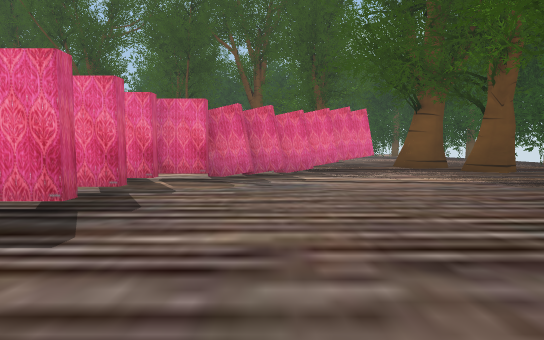
View 1 (above)

23 first-person views from a walk through a 3-D level made in the Unity game engine. The camera is 1.3 m above the floor, tilts 4° down and sees 80° across. The floor is counted in squares, 2 m on a side. Each view is taken from the middle of a square. On the plan, view 1 faces up. The plan holds only what a view shows up to about 10 squares ahead; the rest is blank. The place goes on beyond the plan.

View 2
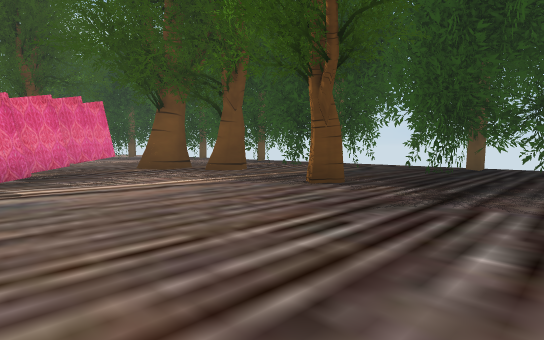

View 3
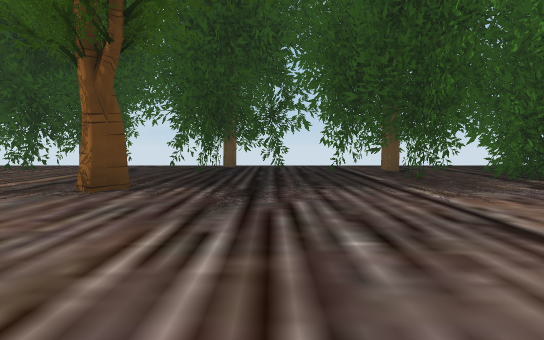

View 4
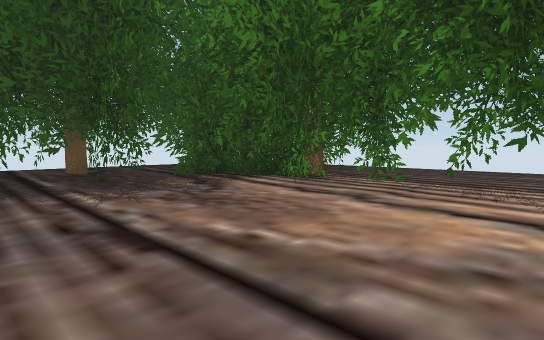

View 5
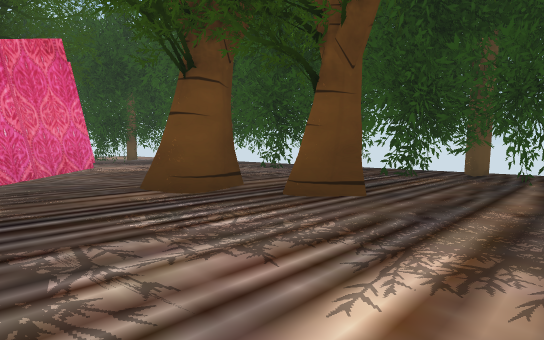

View 6
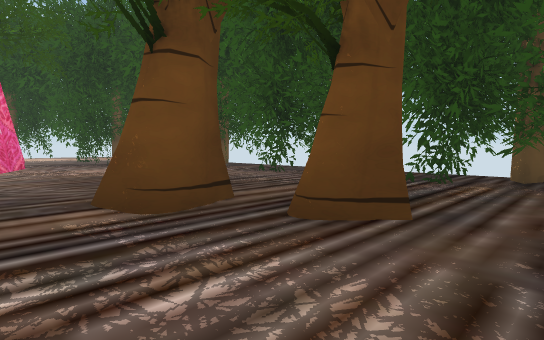

View 7
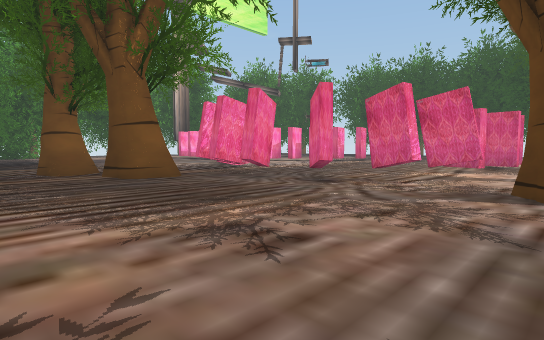

View 8
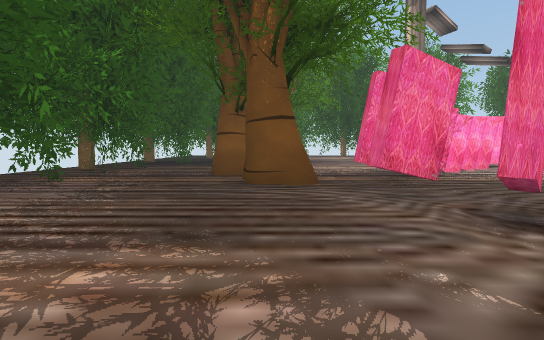

View 9
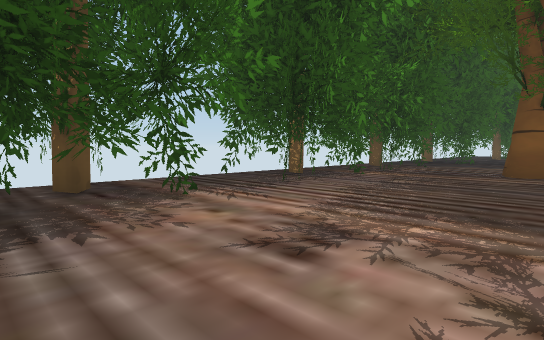

View 10
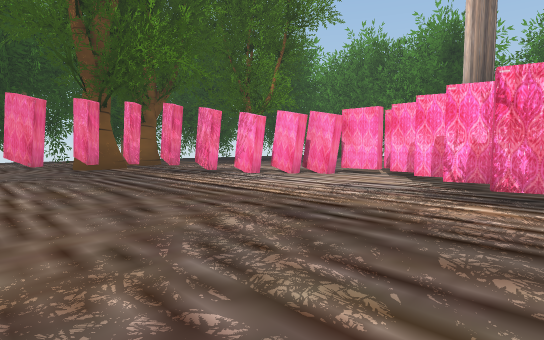

View 11
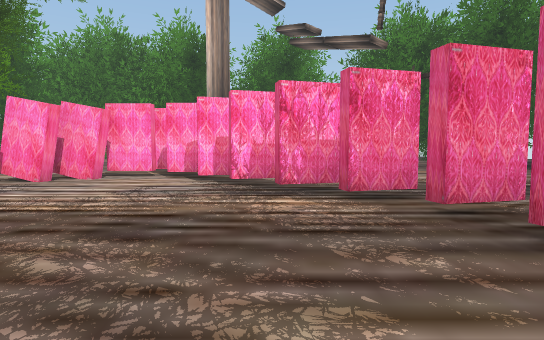

View 12
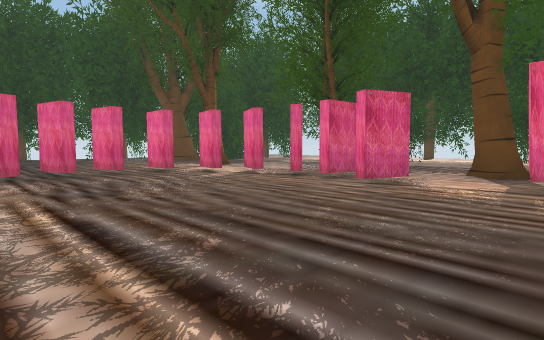

View 13
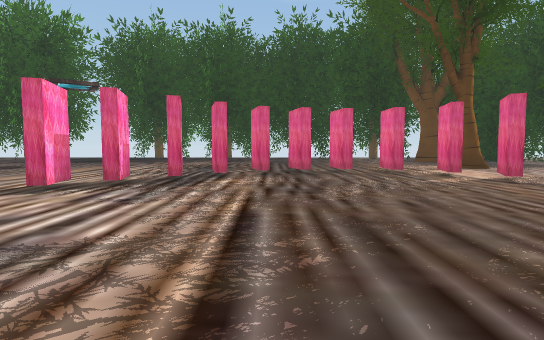

View 14
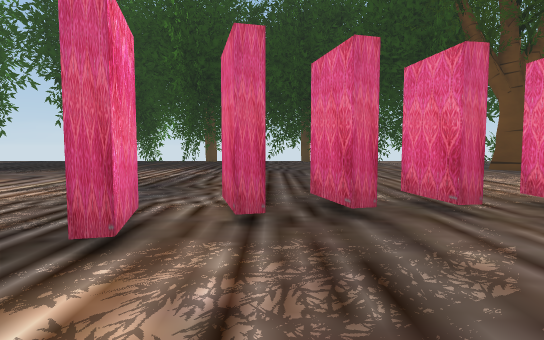

View 15
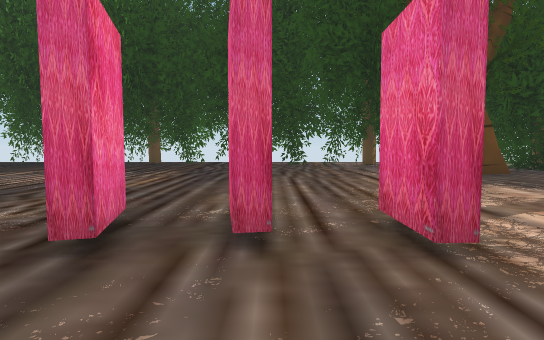

View 16
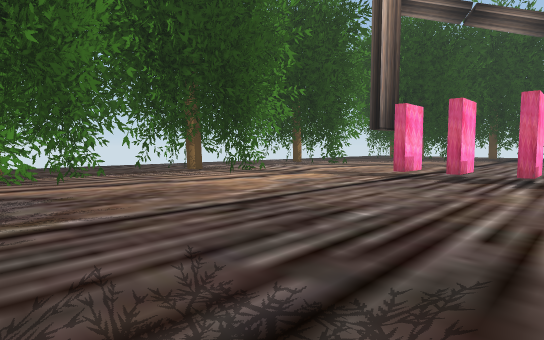

View 17
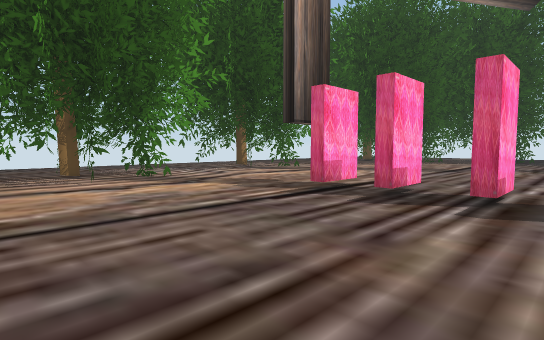

View 18
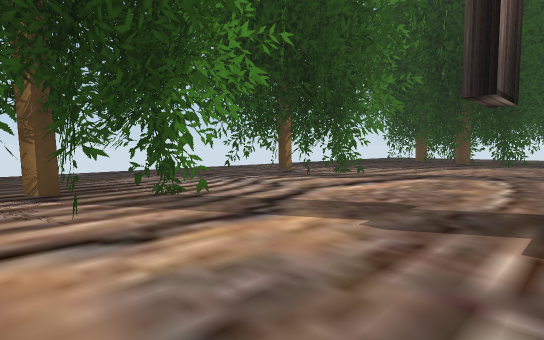

View 19
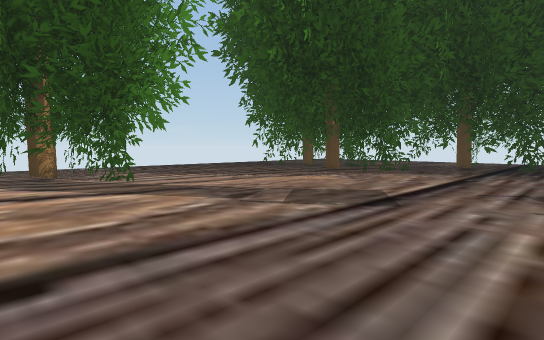

View 20
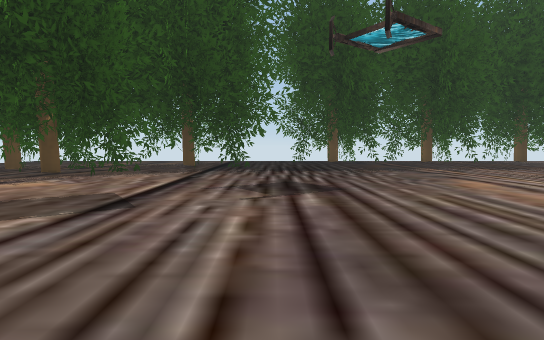

View 21
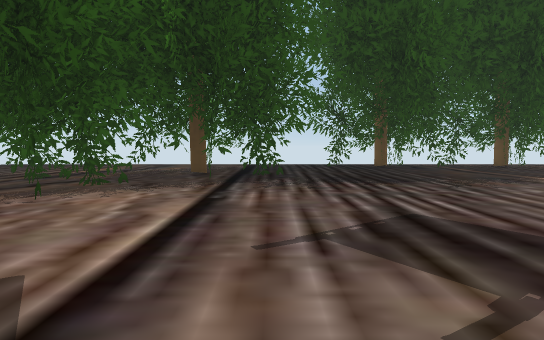

View 22
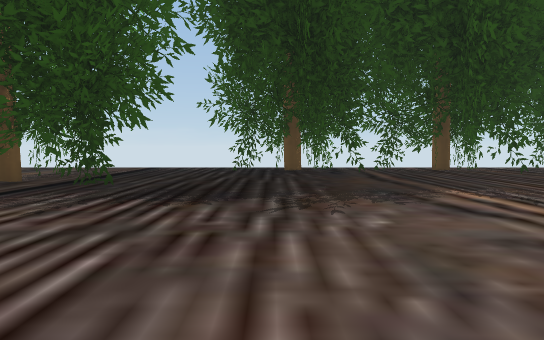

View 23
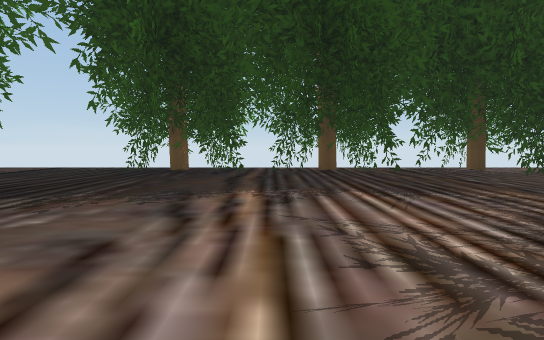

### Floor plan
Key: @ floor where view 1 was taken; # wall or solid block; x gap in a wall; . floor; T tree; H thing the floor can be seen under or through.
Columns run from 19 left of view 1 to 11 right of it. Each row starts with its distance up from view 1.
 18      ##.. x..    .## TT.....#
 17       ....#.................#
 16      ..........###..#.......#
 15     ........###..#...#......#
 14 ..# ........#.........#.....#
 13 ###........##.........#.....#
 12  ###........x...............#
 11   #.........x.........#x#...#
 10   #.........##.......##.....#
  9  ##..........##.....##...T..#
  8 ####..........H...###.......#
  7 #.............HHH##.........##
  6 ###.............##.......... #
  5  ###..........  ........#....#
  4  ###..........  #H.........###
  3 ##............. HH......... ###
  2 ................HH..........##.
  1 ... #...........HH.........##
  0 ...####.........HH.@......###
 -1 ..####................... ####
 -2 ....#####.................###.
 -3 .....#####..........H..H#####.
 -4   .. #####..##.#.HHHHHHH#####.
 -5   .. ##  ...####.HHHHHHH###
 -6   ..     ...####.. H..HH#
 -7           ..####... ....
 -8            .............
 -9             ... ........

Positions as (right, up) in squares from view 1, and headings:
1: (0, 0), facing up
2: (0, 1), facing up-right
3: (0, 2), facing right
4: (0, 1), facing down-right
5: (2, 6), facing up-right
6: (3, 7), facing up-right
7: (8, 18), facing down-left
8: (5, 17), facing down
9: (5, 18), facing down-right
10: (-6, 14), facing down-right
11: (-5, 14), facing down
12: (1, 10), facing up-left
13: (1, 11), facing left
14: (-4, 11), facing left
15: (-5, 13), facing left
16: (5, 3), facing down-left
17: (2, 3), facing down-left
18: (1, 0), facing down-left
19: (-4, 2), facing down-left
20: (-4, 2), facing left
21: (-7, 1), facing left
22: (-9, 4), facing left
23: (-9, 7), facing left
